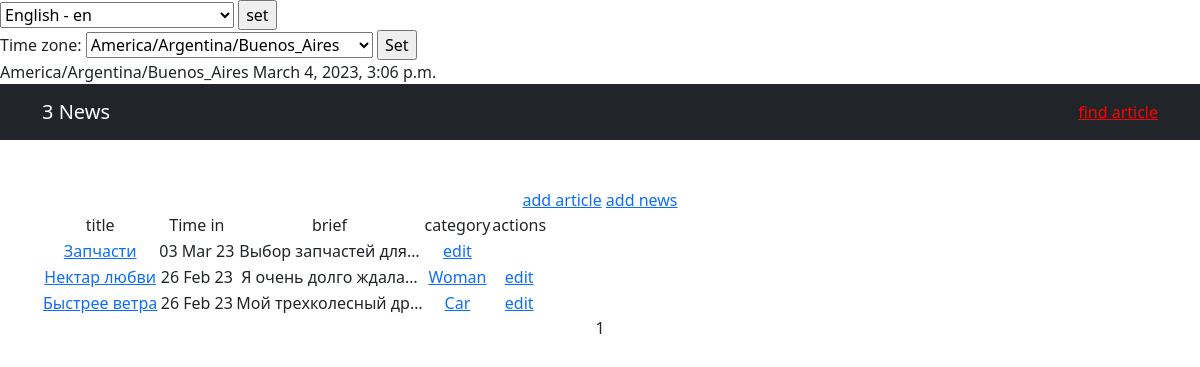
Page /news/ (signed in) on the committed database.
### news/models.py (models this page shows, shortened)
class Post(models.Model):
    author = models.ForeignKey(Author, on_delete=models.CASCADE, help_text=_('Author'))
    category = models.ManyToManyField(Category, through='PostCategory', help_text=_('Category'))
    NEWS = 'NE'
    ARTICLE = 'AR'
    CATEGORY_CHOICES = (
        (NEWS, _('Новости')),
        (ARTICLE, _('Статья'))
    )
    change_news = models.CharField(max_length=2, choices=CATEGORY_CHOICES, default=ARTICLE, help_text=_('change news'))
    time_in = models.DateTimeField(auto_now_add=True, help_text=_('time in'))
    head_news = models.CharField(max_length=128, help_text=_('head news'))
    text_news = models.TextField(help_text=_('text news'))
    rate_news = models.SmallIntegerField(default=0, help_text=_('rate news'))

class Category(models.Model):
    category = models.CharField(max_length=64, unique=True, help_text=_('Category'))
    subscribers = models.ManyToManyField(User, related_name='categories', help_text=_('Subscribers'))
    def __str__(self):
        return f'{self.category}'

### news/views.py (the view, shortened to what this page needs)
# urls.py: path('', News.as_view(), name='news'),
class News(ListView):
    model = Post
    ordering = '-time_in'
    template_name = 'news.html'
    context_object_name = 'news'
    paginate_by = 10
    def get_context_data(self, **kwargs):
        current_time = timezone.localtime(timezone.now())
        context = super().get_context_data(**kwargs)
        context['current_time'] = current_time
        context['timezones'] = pytz.common_timezones
        return context

### news/templatetags/custom_filters.py (called while the page is built)
@register.filter()
def censor(word, code="*"):
    wordMat = word.lower().translate(str.maketrans('', '', string.punctuation + string.digits))
    for mat in list_mat:
        while mat in wordMat:
            word_a = wordMat.replace(mat[1:], code * (len(mat) - 1))
            print(word_a)
            wordMat = word_a
            word = wordMat
    return f'{word}'

@register.simple_tag(name="get_hour")
def current_hour():
    now = datetime.now()
    return now.strftime("%H")

### templates/news.html (shortened to what this page needs)
{% extends 'flatpages/default.html' %}
{% load i18n %}
{% load custom_filters %}
{% block title %}
{{news|length}} {% trans "Новости" %}
<a style="color: red" href="{% url 'search' %}">{% trans "Найти статью" %}</a>
{% endblock title %}
{% block content %}
{% if perms.news.add_post %}
<a href="{% url 'articles_post_create' %}">{% trans "Добавить статью" %}</a>
{% endif %}
{% if perms.news.add_post %}
<a href="{% url 'news_post_create' %}">{% trans "Добавить новость" %}</a>
{% endif %}
<table>
    <tr>
        <td>{% trans "Заголовок" %}</td>
        <td>{% trans "Дата публикации" %}</td>
        <td>{% trans "Кратко" %}</td>
        <td>{% trans "Категория" %}</td>
        {% if perms.news.change_post %}
        <td>{% trans "Действия" %}</td>
        {% endif %}
    </tr>
    {% if news %}
        {% for new in news %}
        <tr>
            <td><a href="/news/{{new.pk}}">{{new.head_news|censor}}</a></td>
            <td>{{new.time_in|date:"d M y"}}</td>
            <td>{{new.text_news|censor|truncatechars:20}}</td>
            {% for category in new.category.all %}
            <td><a href="{% url 'category_list' category.id %}">{{ category }}</a></td>
            {% endfor %}
            <td>
                {% if perms.news.change_post %}
                    {% if new.change_news == 'AR' %}
                        <a href="articles/{{new.pk}}/update/">{% trans "Изменить" %}</a>
                    {% else %}
                        <a href="news/{{new.pk}}/update/">{% trans "Изменить" %}</a>
                    {% endif %}
                {% endif %}
            </td>
        </tr>
        {% endfor %}
    {% else %}
        <h3>{% trans "В данный момент пока еще нет статей" %}</h3>
    {% endif %}
</table>
    {{ page_obj.number }}
{% endblock content %}

### rows in the picture
Post: head_news|censor "Запчасти", time_in "03 Mar 23", text_news|censor "Выбор запчастей для…"
Post: head_news|censor "Нектар любви", time_in "26 Feb 23", text_news|censor "Я очень долго ждала…"
Category: category "Woman"
Post: head_news|censor "Быстрее ветра", time_in "26 Feb 23", text_news|censor "Мой трехколесный др…"
Category: category "Car"

### other values in the picture
{{ TIME_ZONE }} "America/Argentina/Buenos_Aires"
{{ current_time|timezone:TIME_ZONE }} "March 4, 2023, 3:06 p.m."
{{ news|length }} "3"
{{ page_obj.number }} "1"
form field language "English - en"
form field timezone "America/Argentina/Buenos_Aires"
